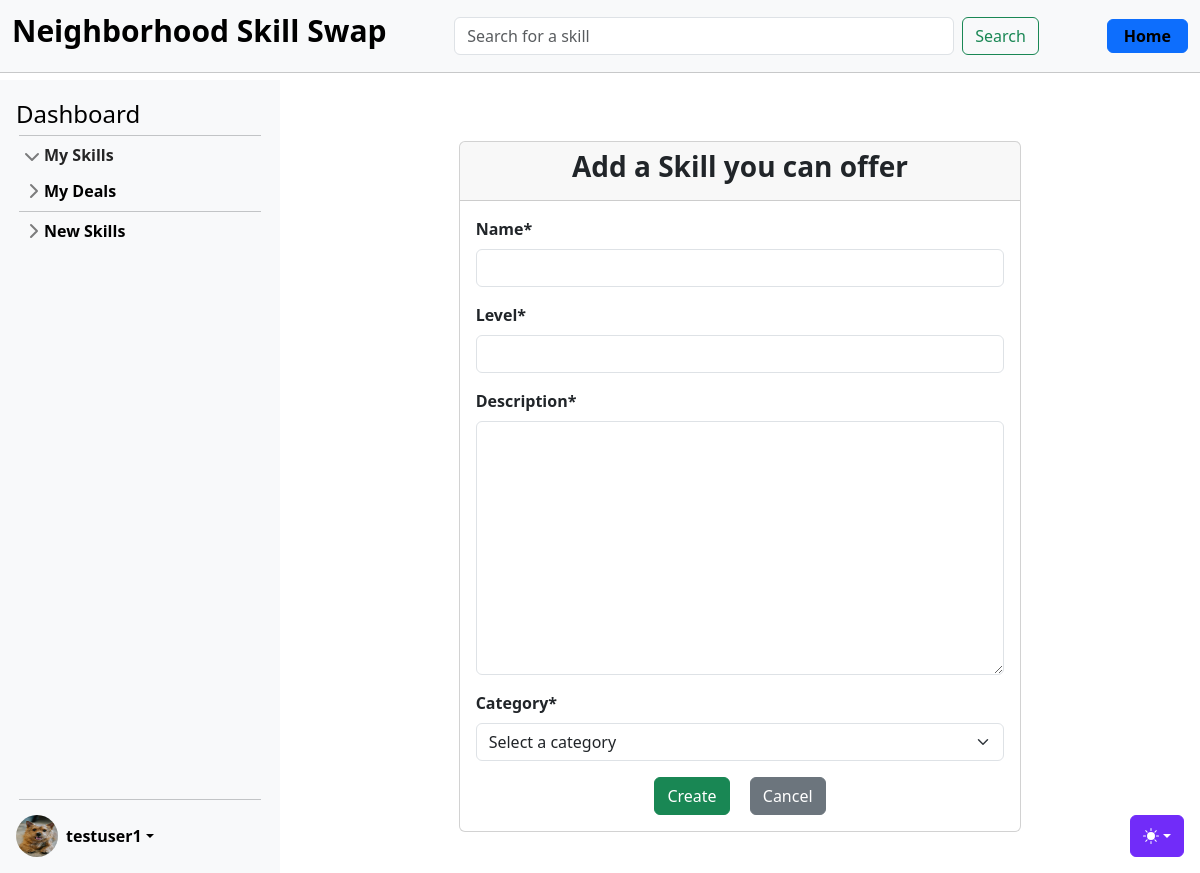
Screenshot of /skills/new/ (signed in) with the database file from the repository.
### accounts/models.py (models this page shows, shortened)
class CustomUser(AbstractUser):
    age = models.PositiveIntegerField(null=True, blank=True)

class UserProfile(models.Model):
    user = models.OneToOneField(
        CustomUser, on_delete=models.CASCADE, related_name="profile"
    )  # A one-to-one link to the user model
    profile_image = models.ImageField(
        upload_to="profile_images/", null=True, blank=True
    )  # A field to upload a profile image
    location = models.CharField(
        max_length=255, blank=True
    )  # Information about where the user is located (could be a city, region, or specific address)
    bio = models.TextField(
        max_length=500, blank=True
    )  # A short biography or description about the user.
    phone_number = models.CharField(
        max_length=20, blank=True
    )  # A phone number for contact purposes
    skills_offered = models.TextField(
        max_length=500, blank=True
    )  # A field to summarize the skills the user offers
    availability = models.CharField(
        max_length=255, blank=True
    )  # Information about the user's general availability (e.g., evenings, weekends)
    credits = models.IntegerField(
        default=0
    )  # Field to store the number of credits a user has

### skills/models.py (models this page shows)
class Category(models.Model):
    name = models.CharField(max_length=100, unique=True, blank=False)
    def __str__(self):
        return self.name

### skills/views_skills.py (the view, shortened to what this page needs)
# urls.py: path("new/", SkillCreateView.as_view(), name="skill_new"),
class SkillCreateView(LoginRequiredMixin, CreateView):
    model = Skill
    form_class = SkillForm
    template_name = "skills/skill_create.html"
    context_object_name = "skill"
    def dispatch(self, request: HttpRequest, *args: str, **kwargs: str) -> HttpResponse:
        self.request_path = request.path
        return super().dispatch(request, *args, **kwargs)
    def get_form(self, form_class=None):
        form = super().get_form(form_class)
        if self.request_path == "/skills/new/wanted/":
            form.fields.pop("level")
            form.fields.pop("description")
        return form

### skills/forms.py
class SkillForm(forms.ModelForm):
    class Meta:
        model = Skill
        fields = ["name", "level", "description", "category"]
    category = forms.ModelChoiceField(
        queryset=Category.objects.all(), empty_label="Select a category"
    )

### templates/skills/skill_create.html (shortened to what this page needs)
{% extends 'base.html' %}
{% load crispy_forms_tags %}
{% block content %}
<div class="container mt-5">
    <div class="row justify-content-center">
        <div class="col-md-8">
            <div class="card">
                <div class="card-header">
                    {% if request.path == '/skills/new/' %}
                        <h3 class="card-title text-center">Add a Skill you can offer</h3>
                    {% else %}
                        <h3 class="card-title text-center">Add a Skill you need</h3>
                    {% endif %}
                </div>
                <div class="card-body">
                    <form action="" method="post">
                        {{ form|crispy }}
                        <div class="text-center mt-3">
                            <button type="submit" class="btn btn-success mx-2">Create</button>
                            <a href="/skills/wanted/" class="btn btn-secondary mx-2">Cancel</a>
                        </div>
                    </form>
                </div>
            </div>
        </div>
    </div>
</div>
{% endblock %}

### templates/partials/_sidebar.html (shortened to what this page needs)
{% load static %}
<div class="sidebar d-flex flex-column flex-shrink-0 p-3 bg-body-tertiary" style="width: 280px;">
    <a href="{% url 'dashboard' user.id %}" class="d-flex align-items-center mb-3 mb-md-0 me-md-auto link-body-emphasis text-decoration-none">
        <span class="fs-4">Dashboard</span>
    </a>
    <hr>
    <ul class="list-unstyled ps-0">
        <li class="mb-1">
            <button class="btn btn-toggle d-inline-flex align-items-center rounded border-0 collapsed" data-bs-toggle="collapse" data-bs-target="#home-collapse" aria-expanded="true">
                My Skills
            </button>
        </li>
        <li class="mb-1">
            <button class="btn btn-toggle d-inline-flex align-items-center rounded border-0 collapsed" data-bs-toggle="collapse" data-bs-target="#dashboard-collapse" aria-expanded="false">
                My Deals
            </button>
        </li>
        <hr>
        <li class="mb-1">
            <button class="btn btn-toggle d-inline-flex align-items-center rounded border-0 collapsed" data-bs-toggle="collapse" data-bs-target="#orders-collapse" aria-expanded="false">
                New Skills
            </button>
        </li>
    </ul>
    <div class="dropdown mt-auto">
        <hr style="margin-bottom: 15px;">
        <a href="#" class="d-flex align-items-center link-body-emphasis text-decoration-none dropdown-toggle" data-bs-toggle="dropdown" aria-expanded="false">
            {% if user.is_authenticated %}
                {% if user.profile.profile_image %}
                    <img src="{{ user.profile.profile_image.url }}" alt="" width="42" height="42" class="rounded-circle me-2">
                {% else %}
                    <img src="{% static 'img/default_pic.jpg' %}" alt="" width="42" height="42" class="rounded-circle me-2">
                {% endif %}
                <strong>{{ user.username }}</strong>
            {% else %}
                <strong>User</strong>
            {% endif %}
        </a>
    </div>
</div>

### static/css/sidebars.css (style rules this page uses)
body { min-height: 100vh; min-height: -webkit-fill-available; }
html { height: -webkit-fill-available; }
.dropdown-toggle { outline: 0; }
.btn-toggle { padding: .25rem .5rem; font-weight: 600; color: var(--bs-emphasis-color); background-color: transparent; }
.btn-toggle::before { width: 1.25em; line-height: 0; transition: transform .35s ease; transform-origin: .5em 50%; }
.btn-toggle[aria-expanded="true"] { color: rgba(var(--bs-emphasis-color-rgb), .85); }
.btn-toggle[aria-expanded="true"]::before { transform: rotate(90deg); }

### static/css/main.css (style rules this page uses)
hr { margin: 3px; }
.sidebar { position: fixed; top: 80px; left: 0; bottom: 0; width: 280px; padding: 20px; background-color: #f8f9fa; overflow-y: auto; z-index: 1000; }
label { font-weight: bold; }

### static/css/dashboard.css (style rules this page uses)
.card-title { font-weight: bold; }

### rows the page displays
CustomUser: profile.profile_image (picture), username "testuser1"
